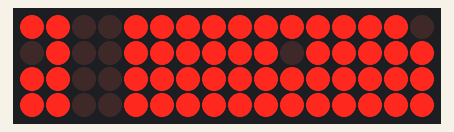
The sketch below on a simulated Arduino Uno, built with avr-gcc and run on an emulated ATmega328P. Parts: 16×4 LED matrix. Wiring (inferred from the names in the program): LED cube drawn one layer per row (orientation assumed): layers pin 16, pin 17, pin 18, pin 19; columns pin 0, pin 1, pin 2, pin 3, pin 4, pin 5, pin 6, pin 7, pin 8, pin 9, pin 10, pin 11, pin 12, pin 13, pin 14, pin 15. Random numbers use the default seed unless the sketch sets one.

Above: at 0.08 s.
At 0.55 s:
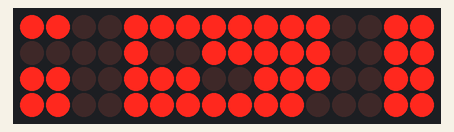
At 1.0 s:
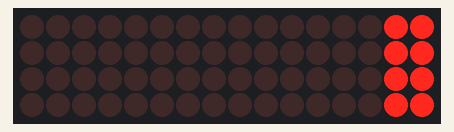

The sketch:

LED_cube_GameOfLife.ino
```cpp
#include "xyz.h"

#define CUBESIZE 4
#define PLANESIZE CUBESIZE*CUBESIZE
#define REFRESH 100

int LEDPin[16] = {0, 1, 2, 3, 4, 5, 6, 7, 8, 9, 10, 11, 12, LED_BUILTIN, 14, 15};
int LEDPinCount = 16;
int PlanePin[4] = {16, 17, 18, 19};
int PlanePinCount  = 4;

boolean currentState[4][16] = {
{0, 0, 0, 0, 0, 0, 0, 0, 0, 0, 0, 0, 0, 0, 0, 0},
{0, 0, 0, 0, 0, 0, 0, 0, 0, 0, 0, 0, 0, 0, 0, 0},
{0, 0, 0, 0, 0, 0, 0, 0, 0, 0, 0, 0, 0, 0, 0, 0},
{0, 0, 0, 0, 0, 0, 0, 0, 0, 0, 0, 0, 0, 0, 0, 0}
};
boolean previousState[4][16] = {
{0, 0, 0, 0, 0, 0, 0, 0, 0, 0, 0, 0, 0, 0, 0, 0},
{0, 0, 0, 0, 0, 0, 0, 0, 0, 0, 0, 0, 0, 0, 0, 0},
{0, 0, 0, 0, 0, 0, 0, 0, 0, 0, 0, 0, 0, 0, 0, 0},
{0, 0, 0, 0, 0, 0, 0, 0, 0, 0, 0, 0, 0, 0, 0, 0}
};

xyz neighbours[] = {{0,-1},{0,1},{4,0},{1,0},{-4,0},{-1,0}}; // use this to find possible neighbours

void setup()
{
  int pin; // loop counter
  // set up LED pins as output (active HIGH)
  for (pin=0; pin<PLANESIZE; pin++) {
    pinMode( LEDPin[pin], OUTPUT );
  }
  // set up plane pins as outputs (active LOW)
  for (pin=0; pin<CUBESIZE; pin++) {
    pinMode( PlanePin[pin], OUTPUT );
  }

  //Serial.begin(9600);
  setupState(); // randomize the state

}

void loop(){
  drawState();
  memcpy(previousState,currentState,64);
  progressGame();
}

/*this calucaltes the next Game of Life gamestate according the rules below
*1. Any live cell with fewer than two live neighbours dies, as if caused by under-population.
*2. Any live cell with two or three live neighbours lives on to the next generation.
*3. Any live cell with more than three live neighbours dies, as if by overcrowding.
*4. Any dead cell with exactly three live neighbours becomes a live cell, as if by reproduction.
*/
void progressGame(){
  for(int y=0;y<4;y++){
    for(int xz=0;xz<16;xz++){
      xyz thisLED = {xz,y};


      int numNeighbours = howManyNeighbours(thisLED);


      if(numNeighbours < 2 && currentState[y][xz]){ //underpopulation
        currentState[y][xz] = false;

      }
      else if(numNeighbours > 3 && currentState[y][xz]){ // overcrowding
        currentState[y][xz] = false;

      }
      else if(numNeighbours == 3 && !(currentState[y][xz])){ // reproduction
        currentState[y][xz] = true;

      }
      else if(currentState[y][xz]){

      }
      else{

      }
    }
  }

}
// core to the Game Of Life, this works out exactly what it says using previously written valid function
int howManyNeighbours(xyz led){


  int numNeighbours = 0;
  for(int e = 0;e<6;e++){ //iterate each possible neighbour

    // is it out of bounds? and if not, is on?
    xyz neighbourDirection = neighbours[e];

    if(valid(led,neighbourDirection)){
      xyz neighbour = move(led,neighbourDirection);
      if(previousState[neighbour.y][neighbour.xz]){
        numNeighbours++;
      }
    }
  }
  return numNeighbours;
}

void setupState(){
  randomSeed(analogRead(20));
  for(int y=0;y<4;y++){
     for(int xz=0;xz<16;xz++){
       currentState[y][xz] = (int)random(2); //initiate every LED to random state
     }
  }
}

void drawState(){
  long startTime = millis();
  boolean draw = true;
  while(draw){
    for(int y=0;y<4;y++){
      digitalWrite(PlanePin[y],LOW); // turn on this plane
      for(int xz=0;xz<16;xz++){
        digitalWrite(LEDPin[xz],currentState[y][xz]); // set it to wahtever the state says it should be
      }
      delay(2);
      pinsOff();
      digitalWrite(PlanePin[y],HIGH); //turn off this plane before moving to the next one
    }
    if(millis() > startTime + REFRESH){
      draw = false;
    }
  }
}


void pinsOff(){
  for(int thisPin = 0; thisPin < PlanePinCount; thisPin++){
        digitalWrite(LEDPin[thisPin],LOW);
    }
}
```

xyz.h
```cpp
struct xyz{
   int xz;
   int y;
};

xyz move(xyz now, xyz direction)
{
  xyz next = {now.xz + direction.xz,now.y + direction.y};

  return next;
}

bool valid(xyz now, xyz direction){
    xyz next = {now.xz + direction.xz,now.y + direction.y};
    if((next.y > 3) || (next.y < 0) || (next.xz >15) || (next.xz <0) ){
      return false; // would take us off the board
    }
    if(next.xz %4 == 0 && direction.xz == 1){
     return false;
    }
    if(now.xz %4 == 0 && direction.xz == -1){
      return false;
    }

    return true;

}

bool inverse(xyz a,xyz b){
  if((a.xz + b.xz == 0) && (a.y + b.y == 0)){
    return true;
  }
  else{
    return false;
  }
}
```
